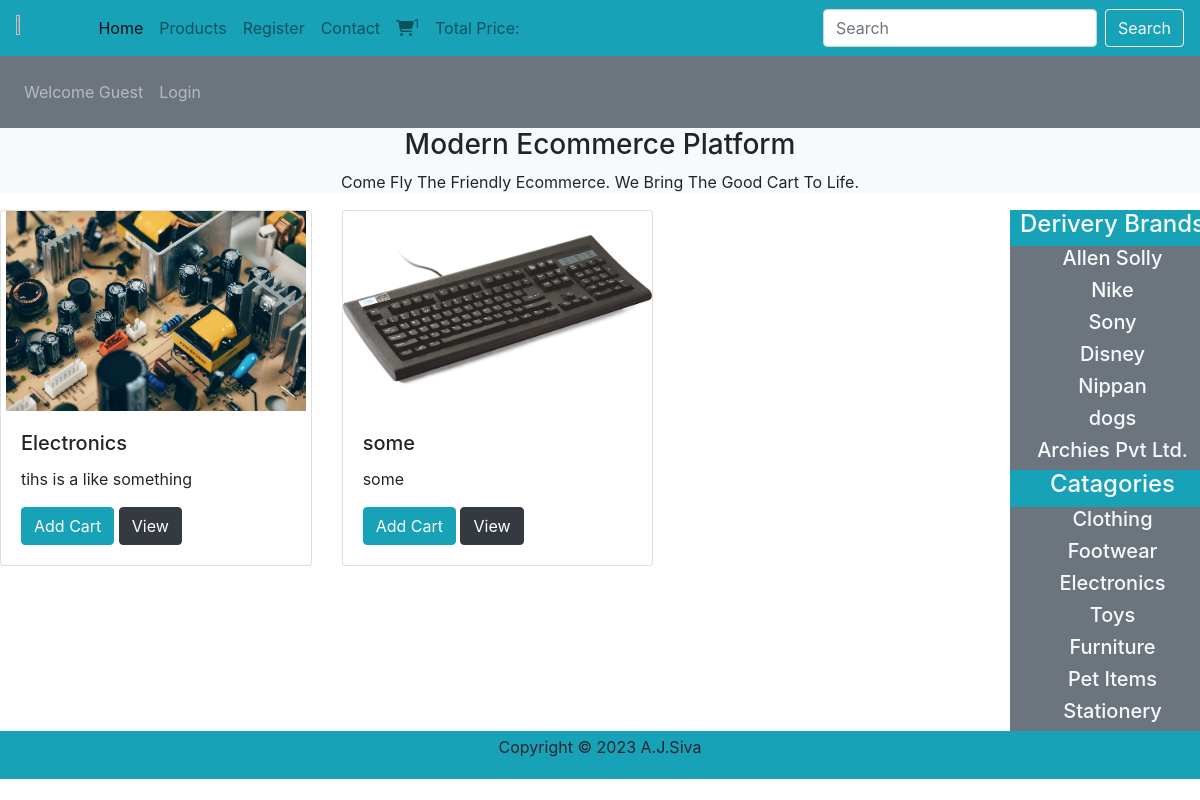
The page /index.php?categories=3 on the database its author committed.
### tables this page shows
CREATE TABLE `product_table` (
  `id` int(11) NOT NULL,
  `product_title` varchar(255) NOT NULL,
  `product_description` varchar(255) NOT NULL,
  `product_keyword` varchar(255) NOT NULL,
  `category_id` int(11) NOT NULL,
  `brand_id` int(11) NOT NULL,
  `product_image1` varchar(255) NOT NULL,
  `product_image2` varchar(255) NOT NULL,
  `product_image3` varchar(255) NOT NULL,
  `product_price` varchar(255) NOT NULL,
  `date` timestamp NOT NULL DEFAULT current_timestamp() ON UPDATE current_timestamp(),
  `status` varchar(100) NOT NULL
);

CREATE TABLE `brands` (
  `brand_id` int(11) NOT NULL,
  `brand_title` varchar(100) NOT NULL
);

CREATE TABLE `categories` (
  `category_id` int(11) NOT NULL,
  `category_title` varchar(200) NOT NULL
);

### functions/common_function.php (the view, shortened to what this page needs)
<?php
include("./includes/connect.php");
function get_unique_cat(){
    global $con;
    if(isset($_GET['categories'])){
        $category_id =$_GET['categories'];
            $select_query = "Select * from `product_table` where category_id='$category_id' ";
            $result = mysqli_query($con,$select_query);
            $num_of_row = mysqli_num_rows($result);
            if( $num_of_row == 0){
                echo"<script>alert('product out of stock')</script>";
            }else{
                while($row =mysqli_fetch_assoc($result)){
                    echo " <div class='col-md-4 '>
                    <div class='card' >
                            <img src='./images/$row[product_image1]' class='card-img-top' alt='...'>
                    <div class='card-body'>
                            <h5 class='card-title'>$row[product_title]</h5>
                            <p class='card-text'>$row[product_description]</p>
                            <a href='#' class='btn btn-info'>Add Cart</a>
                                <a href='#' class='btn btn-dark'>View</a>
                    </div>
                    </div>
            </div>";
                }
            }
}
}
    function get_brands(){
            global $con;
        $select_query= "select * from `brands`";
        $result = mysqli_query($con,$select_query);
        while($row_data = mysqli_fetch_assoc($result)){
                echo "<li class='nav-item'>
                <a href='index.php?brand=$row_data[brand_id]' class='navlink text-light'><h5>$row_data[brand_title]</h5></a>";
        };
}
    function get_cat(){
                global $con;
                $select_query = "Select * from categories";
                $result = mysqli_query($con,$select_query);
                while($row_data = mysqli_fetch_assoc($result)){
                echo "<li class='nav-item ''>
                <a href='index.php?categories=$row_data[category_id]' class='navlink text-light'><h5>$row_data[category_title]</h5></a>";
                }
    }
?>

### style.css (style rules this page uses)
* { margin:0; padding:0; box-sizing: border; }
.card-img-top { width:100%; height:200px; object-fit: contain; }

### rows shown on the page
product_table: product_image1 (picture), product_title "Electronics", product_description "tihs is a like something"
product_table: product_image1 (picture), product_title "some", product_description "some"
brands: brand_title "Allen Solly"
brands: brand_title "Nike"
brands: brand_title "Sony"
brands: brand_title "Disney"
brands: brand_title "Nippan"
brands: brand_title "dogs"
brands: brand_title "Archies Pvt Ltd."
categories: category_title "Clothing"
categories: category_title "Footwear"
categories: category_title "Electronics"
categories: category_title "Toys"
categories: category_title "Furniture"
categories: category_title "Pet Items"
categories: category_title "Stationery"
